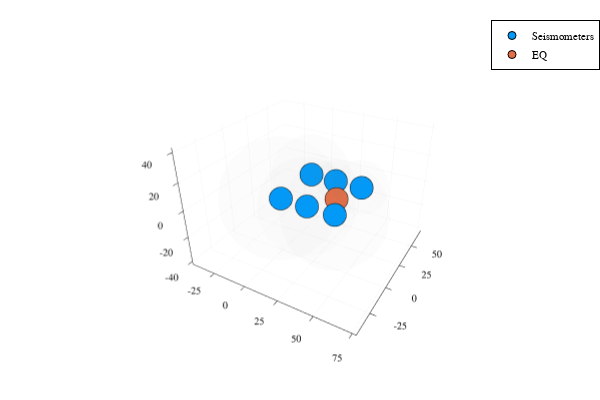
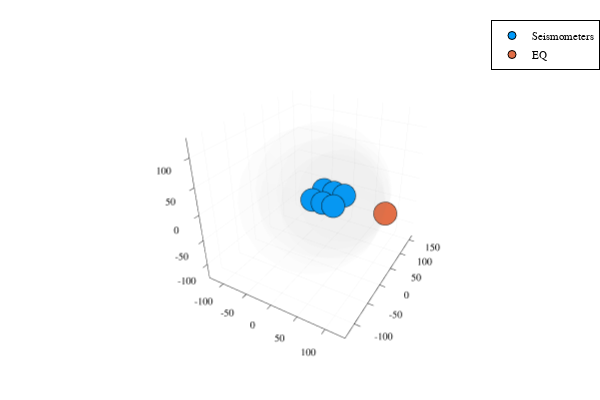

The notebook cell saved with these charts, in order:
### Markdown cell above
As the very helpful location notes explain, the trick is peturbing the model. Arrival time $d_i$ is
$$d_i = \frac{1}{\alpha} \left[ (x-x_i)^2 + (y-y_i)^2 + (z-z_i)^2 \right]^{1/2} + t$$
where $(x,y,z)$ is the position of the station, $x_i,y_i,z_i)$ is the position of the hypocentre and $t$ is a constant adjustment to the time.

We can linearise this by first peturbing it from a starting point, $d_i^o$
$$d_i = d_i^o + \sum_j \frac{\partial d_i}{\partial m_j}$$
$$\Delta d_i = d_i - d_i^o = \sum_j \frac{\partial d_i}{\partial m_j}$$
$$\Delta \vec{d} = G \Delta\vec{m} \quad \text{where } G_{ij} = \frac{\partial d_i}{\partial m_j}$$

The derivatives for the spatial parameters are of the form
$$G_{i1} = \frac{\partial d_i}{\partial m_j} = \frac{\partial d_i}{\partial x} = \frac{x-x_i}{\alpha} \left[ (x-x_i)^2 + (y-y_i)^2 + (z-z_i)^2 \right]^{-1/2}$$
and for the temporal parameter
$$G_{i4} = \frac{\partial d_i}{\partial m_4} = \frac{\partial d_i}{\partial t} = 1$$

With this we can begin our code. This time I'm going to work closely from the example code, which should prove a mildly interesting experiment in seeing how well MATLAB translates to Julia.

### Code cell
"""
Results of earthquake location function.

Attributes
    m::Vector{Float64} - Parameters found by fitting
        m[1] - x coordinate of earthquake hypocenter
        m[2] - y coordinate of earthquake hypocenter
        m[3] - z coordinate of earthquake hypocenter (should be positive)
        m[4] - original time of the earthquake
    i::Int - Number of iterations to achieve convergence
    outputMatrix::Matrix - Stores results of all iterations in form [iteration, parameters, perturbation]
"""
struct EQAnalysis
    m::Vector{Float64}
    i::Int
    outputMatrix::Matrix
end


"""
Locate an earthquake given P-wave arrival times in a uniform velocity environment.

Based on incomplete MATLAB sample code by John Townend. Translated to Julia and completed by Ryan Cox.

Parameters
    x::Vector - Seisometer locations, x coordinates
    y::Vector - Seisometer locations, y coordinates
    z::Vector - Seisometer locations, z coordinates
    tP::Vector - P-wave arrival times
    speed::Real - Speed of P-waves in medium. Defaults to six length units per time unit.

Returns EQAnalysis object
"""
function locateEQ(x::Vector, y::Vector, z::Vector, tP::Vector, speed::Real=6)::EQAnalysis
    # Prep some variables
    N = length(x) # Number of seisometers
    normdm = Inf # (squared) length of model perturbation \
    i=0 # iteration counter

    # Specify starting position
    m = [mean(x), mean(y), mean(z)+10, 0] # positive z is down and earthquakes tend to occur deeper than seisometers

    # Matrix to hold results
    #outputMatrix = [i m normdm] # iteration, parameters, perturbation
    outputMatrix = [1 1 1] # TEMP fix of borkedness

    # Prepare screen output
    println("Iteration | (x,y,z,t) | normdm sqd | error")
    println("$i | ($(m[1]), $(m[2]), $(m[3]), $(m[4])) | $normdm | ?")

    # Iteratively peturb model
    while normdm >= 1e-5 # stopping criterion
        G = generateKernel(m, x, y, z, speed) # generate data kernel such that dd=G*dm
        R = hypodistance(m, x, y, z) # distance to current hypocenter
        d = (R / speed) .- m[4] # predicted arrival time (travel time + origin time)
        # the original code has the origin time added on but subtracting it proved necessary to make it converge
        # but m[4] seems to be negative anyway so maybe that explains the sign problems
        Δd = d - tP # residual arrival time
        Gg = inv(transpose(G)*G) * transpose(G) # generalised inverse of kernal
        dm = Gg * Δd # model perturbation
        normdm = transpose(dm) * dm # (squared) length of perturbation
        m += dm # update model
        i += 1 # increment iteration counter
        err = (hypodistance(m, x, y, z)./speed .- m[4]) - tP # display error so we can see if we're getting closer
        err = transpose(err)*err
        println("$i | ($(m[1]), $(m[2]), $(m[3]), $(m[4])) | $normdm | $err")
        # outputMatrix = [outputMatrix;i m normdm] # ~~inefficent in Julia, should be improved~~ BROKEN
    end

    # Plot it all
    plt = scatter(x, y, -z, label="Seismometers") # Inverting z for more intutive render
    scatter!([m[1]], [m[2]], -[m[3]], label="EQ") # scatter wants points as arrays so we wrap parameters in square brackets
    # For each seisometer we can use (detection time - origin time) * speed to get the distance it had to travel
    # We can then plot this as a sphere around our seisometers.
    spheres!.((tP .+ m[4])*6, x, y, z) # Note the addition instead of subtraction - a consequence of the way we had to subtract dm to get convergence.
    display(plt)

    return EQAnalysis(m, i, outputMatrix)
end


"""
Calculate hypocentral distance

Parameters
    m::Vector - Model parameters (x0,y0,zo,t0)
    x::Vector - Seisometer locations, x coordinates
    y::Vector - Seisometer locations, y coordinates
    z::Vector - Seisometer locations, z coordinates

Returns distance between hypocentre and each station as Vector
"""
function hypodistance(m::Vector, x::Vector, y::Vector, z::Vector)::Vector
    dx = x .- m[1]
    dy = y .- m[2]
    dz = z .- m[3]
    R = sqrt.(dx.^2 + dy.^2 + dz.^2)
end


"""
Generates kernel G from the travel time gradient.

Parameters
    m::Vector - Model parameters (x0,y0,zo,t0)
    x::Vector - Seisometer locations, x coordinates
    y::Vector - Seisometer locations, y coordinates
    z::Vector - Seisometer locations, z coordinates
    speed::Real - Speed of P-waves in medium

Returns kernel as Matrix
"""
function generateKernel(m::Vector, x::Vector, y::Vector, z::Vector, speed::Real=6)::Matrix{Float64}
    N = length(x)
    R = hypodistance(m, x, y, z)

    G = Matrix{Float64}(undef, (N, 4))
    G[:,1] .= (x .- m[1]) ./ (speed * R)
    G[:,2] .= (y .- m[2]) ./ (speed * R)
    G[:,3] .= (z .- m[3]) ./ (speed * R)
    G[:,4] .= 1

    return G
end


"""
Fancy plotting preset.
Takes radius and origin coordinates and plots the associated sphere.
This automagically creates the sphere and sphere! functions, which take the parameters
    r::Real - Radius of sphere
    x0::Real - x coordinate of sphere origin
    y0::Real - y coordinate of sphere origin
    z0::Real - z coordinate of sphere origin
"""
@userplot Spheres
@recipe function f(h::Spheres)
    r, x0, y0, z0 = h.args # I should really include input checking but for this little project I can get away without it.

    N = 22
    θ = LinRange(0, 2π, N)
    ϕ = LinRange(0, π, N)
    x = r*cos.(ϕ) * transpose(sin.(θ)) .+ x0
    y = r*sin.(ϕ) * transpose(sin.(θ)) .+ y0
    z = repeat(r*transpose(cos.(θ)) .+ z0, outer=[N, 1])

    seriestype := :surface
    colorbar := false
    seriesalpha := 0.1
    seriescolor := :grey

    x, y, z
end

# Seismometer locations in kilometres
x = [40,20,0,40,20,0]
y = [40,40,40,0,0,0]
z = [0,0,0,0,0,0]
# The sample code doesn't include z but there is no reason we can't have seisometers distrubuted in that axis.

# O-wave arrival times in seconds
tP1=[4.16,3.36,5.83,6.68,6.27,7.75] # case 1
tP2=[12.46,15.77,19.09,13.65,16.74,19.90] # case 2
e=[0.1,-0.2,-0.3,0.2,0,0] # errors

eq1 = locateEQ(x, y, z, tP1)
eq2 = locateEQ(x, y, z, tP2)

### Figure 1 — Plotly figure (JSON) as saved in the notebook; plotly's stock layout.template omitted (floating-point values rounded to 4 significant figures; data arrays with more than 128 entries replaced by an {"elided": "..."} marker saying what was removed)
{"data": [{"xaxis": "x", "colorbar": {"title": ""}, "yaxis": "y", "zaxis": "z", "x": [40, 20, 0, 40, 20, 0], "showlegend": true, "mode": "markers", "name": "Seismometers", "zmin": -40.08, "legendgroup": "Seismometers", "z": [0, 0, 0, 0, 0, 0], "marker": {"symbol": "circle", "color": "rgba(0, 154, 250, 1.000)", "line": {"color": "rgba(0, 0, 0, 1.000)", "width": 1}, "size": 8}, "zmax": 40.53, "y": [40, 40, 40, 0, 0, 0], "type": "scatter3d", "scene": "scene"}, {"xaxis": "x", "colorbar": {"title": ""}, "yaxis": "y", "zaxis": "z", "x": [26.01], "showlegend": true, "mode": "markers", "name": "EQ", "zmin": -40.08, "legendgroup": "EQ", "z": [-8.096], "marker": {"symbol": "circle", "color": "rgba(227, 111, 71, 1.000)", "line": {"color": "rgba(0, 0, 0, 1.000)", "width": 1}, "size": 8}, "zmax": 40.53, "y": [30.02], "type": "scatter3d", "scene": "scene"}, {"xaxis": "x", "colorbar": {"title": ""}, "colorscale": [[0, "rgba(128, 128, 128, 0.100)"], [1, "rgba(128, 128, 128, 0.100)"]], "yaxis": "y", "zaxis": "z", "showscale": false, "x": {"elided": "22x22 float values"}, "showlegend": false, "name": "y3", "opacity": 0.1, "zmin": -40.08, "z": {"elided": "22x22 float values"}, "zmax": 40.53, "y": {"elided": "22x22 float values"}, "type": "surface", "scene": "scene", "hoverinfo": "none"}, {"xaxis": "x", "colorbar": {"title": ""}, "colorscale": [[0, "rgba(128, 128, 128, 0.100)"], [1, "rgba(128, 128, 128, 0.100)"]], "yaxis": "y", "zaxis": "z", "showscale": false, "x": {"elided": "22x22 float values"}, "showlegend": false, "name": "y4", "opacity": 0.1, "zmin": -40.08, "z": {"elided": "22x22 float values"}, "zmax": 40.53, "y": {"elided": "22x22 float values"}, "type": "surface", "scene": "scene", "hoverinfo": "none"}, {"xaxis": "x", "colorbar": {"title": ""}, "colorscale": [[0, "rgba(128, 128, 128, 0.100)"], [1, "rgba(128, 128, 128, 0.100)"]], "yaxis": "y", "zaxis": "z", "showscale": false, "x": {"elided": "22x22 float values"}, "showlegend": false, "name": "y5", "opacity": 0.1, "zmin": -40.08, "z": {"elided": "22x22 float values"}, "zmax": 40.53, "y": {"elided": "22x22 float values"}, "type": "surface", "scene": "scene", "hoverinfo": "none"}, {"xaxis": "x", "colorbar": {"title": ""}, "colorscale": [[0, "rgba(128, 128, 128, 0.100)"], [1, "rgba(128, 128, 128, 0.100)"]], "yaxis": "y", "zaxis": "z", "showscale": false, "x": {"elided": "22x22 float values"}, "showlegend": false, "name": "y6", "opacity": 0.1, "zmin": -40.08, "z": {"elided": "22x22 float values"}, "zmax": 40.53, "y": {"elided": "22x22 float values"}, "type": "surface", "scene": "scene", "hoverinfo": "none"}, {"xaxis": "x", "colorbar": {"title": ""}, "colorscale": [[0, "rgba(128, 128, 128, 0.100)"], [1, "rgba(128, 128, 128, 0.100)"]], "yaxis": "y", "zaxis": "z", "showscale": false, "x": {"elided": "22x22 float values"}, "showlegend": false, "name": "y7", "opacity": 0.1, "zmin": -40.08, "z": {"elided": "22x22 float values"}, "zmax": 40.53, "y": {"elided": "22x22 float values"}, "type": "surface", "scene": "scene", "hoverinfo": "none"}, {"xaxis": "x", "colorbar": {"title": ""}, "colorscale": [[0, "rgba(128, 128, 128, 0.100)"], [1, "rgba(128, 128, 128, 0.100)"]], "yaxis": "y", "zaxis": "z", "showscale": false, "x": {"elided": "22x22 float values"}, "showlegend": false, "name": "y8", "opacity": 0.1, "zmin": -40.08, "z": {"elided": "22x22 float values"}, "zmax": 40.53, "y": {"elided": "22x22 float values"}, "type": "surface", "scene": "scene", "hoverinfo": "none"}], "layout": {"showlegend": true, "paper_bgcolor": "rgba(255, 255, 255, 1.000)", "annotations": [], "height": 400, "margin": {"l": 0, "b": 20, "r": 0, "t": 20}, "plot_bgcolor": "rgba(255, 255, 255, 1.000)", "scene": {"camera": {"eye": {"y": -1.95, "z": 1.3, "x": 1.126}}, "xaxis": {"tickangle": 0, "showline": true, "gridcolor": "rgba(0, 0, 0, 0.100)", "showticklabels": true, "gridwidth": 0.5, "titlefont": {"color": "rgba(0, 0, 0, 1.000)", "family": "sans-serif", "size": 15}, "visible": true, "ticks": "inside", "range": [-43.85, 77.45], "tickmode": "array", "tickvals": [-25, 0, 25, 50, 75], "tickcolor": "rgb(0, 0, 0)", "ticktext": ["-25", "0", "25", "50", "75"], "linecolor": "rgba(0, 0, 0, 1.000)", "showgrid": true, "zeroline": false, "type": "-", "tickfont": {"color": "rgba(0, 0, 0, 1.000)", "family": "sans-serif", "size": 11}, "title": "", "zerolinecolor": "rgba(0, 0, 0, 1.000)", "mirror": false}, "domain": {"y": [0.03762, 0.9902], "x": [0.05101, 0.9934]}, "yaxis": {"tickangle": 0, "showline": true, "gridcolor": "rgba(0, 0, 0, 0.100)", "showticklabels": true, "gridwidth": 0.5, "titlefont": {"color": "rgba(0, 0, 0, 1.000)", "family": "sans-serif", "size": 15}, "visible": true, "ticks": "inside", "range": [-43.58, 72.12], "tickmode": "array", "tickvals": [-25, 0, 25, 50], "tickcolor": "rgb(0, 0, 0)", "ticktext": ["-25", "0", "25", "50"], "linecolor": "rgba(0, 0, 0, 1.000)", "showgrid": true, "zeroline": false, "type": "-", "tickfont": {"color": "rgba(0, 0, 0, 1.000)", "family": "sans-serif", "size": 11}, "title": "", "zerolinecolor": "rgba(0, 0, 0, 1.000)", "mirror": false}, "zaxis": {"tickangle": 0, "showline": true, "gridcolor": "rgba(0, 0, 0, 0.100)", "showticklabels": true, "gridwidth": 0.5, "titlefont": {"color": "rgba(0, 0, 0, 1.000)", "family": "sans-serif", "size": 15}, "visible": true, "ticks": "inside", "range": [-42.5, 42.95], "tickmode": "array", "tickvals": [-40, -20, 0, 20, 40], "tickcolor": "rgb(0, 0, 0)", "ticktext": ["-40", "-20", "0", "20", "40"], "linecolor": "rgba(0, 0, 0, 1.000)", "showgrid": true, "zeroline": false, "type": "-", "tickfont": {"color": "rgba(0, 0, 0, 1.000)", "family": "sans-serif", "size": 11}, "title": "", "zerolinecolor": "rgba(0, 0, 0, 1.000)", "mirror": false}}, "legend": {"yanchor": "auto", "xanchor": "auto", "bordercolor": "rgba(0, 0, 0, 1.000)", "bgcolor": "rgba(255, 255, 255, 1.000)", "borderwidth": 1, "tracegroupgap": 0, "y": 1, "font": {"color": "rgba(0, 0, 0, 1.000)", "family": "sans-serif", "size": 11}, "title": {"font": {"color": "rgba(0, 0, 0, 1.000)", "family": "sans-serif", "size": 15}, "text": ""}, "traceorder": "normal", "x": 1}, "width": 600}}

### Figure 2 — Plotly figure (JSON) as saved in the notebook; plotly's stock layout.template omitted (floating-point values rounded to 4 significant figures; data arrays with more than 128 entries replaced by an {"elided": "..."} marker saying what was removed)
{"data": [{"xaxis": "x", "colorbar": {"title": ""}, "yaxis": "y", "zaxis": "z", "x": [40, 20, 0, 40, 20, 0], "showlegend": true, "mode": "markers", "name": "Seismometers", "zmin": -122.6, "legendgroup": "Seismometers", "z": [0, 0, 0, 0, 0, 0], "marker": {"symbol": "circle", "color": "rgba(0, 154, 250, 1.000)", "line": {"color": "rgba(0, 0, 0, 1.000)", "width": 1}, "size": 8}, "zmax": 124.0, "y": [40, 40, 40, 0, 0, 0], "type": "scatter3d", "scene": "scene"}, {"xaxis": "x", "colorbar": {"title": ""}, "yaxis": "y", "zaxis": "z", "x": [118.7], "showlegend": true, "mode": "markers", "name": "EQ", "zmin": -122.6, "legendgroup": "EQ", "z": [-8.845], "marker": {"symbol": "circle", "color": "rgba(227, 111, 71, 1.000)", "line": {"color": "rgba(0, 0, 0, 1.000)", "width": 1}, "size": 8}, "zmax": 124.0, "y": [34.81], "type": "scatter3d", "scene": "scene"}, {"xaxis": "x", "colorbar": {"title": ""}, "colorscale": [[0, "rgba(128, 128, 128, 0.100)"], [1, "rgba(128, 128, 128, 0.100)"]], "yaxis": "y", "zaxis": "z", "showscale": false, "x": {"elided": "22x22 float values"}, "showlegend": false, "name": "y3", "opacity": 0.1, "zmin": -122.6, "z": {"elided": "22x22 float values"}, "zmax": 124.0, "y": {"elided": "22x22 float values"}, "type": "surface", "scene": "scene", "hoverinfo": "none"}, {"xaxis": "x", "colorbar": {"title": ""}, "colorscale": [[0, "rgba(128, 128, 128, 0.100)"], [1, "rgba(128, 128, 128, 0.100)"]], "yaxis": "y", "zaxis": "z", "showscale": false, "x": {"elided": "22x22 float values"}, "showlegend": false, "name": "y4", "opacity": 0.1, "zmin": -122.6, "z": {"elided": "22x22 float values"}, "zmax": 124.0, "y": {"elided": "22x22 float values"}, "type": "surface", "scene": "scene", "hoverinfo": "none"}, {"xaxis": "x", "colorbar": {"title": ""}, "colorscale": [[0, "rgba(128, 128, 128, 0.100)"], [1, "rgba(128, 128, 128, 0.100)"]], "yaxis": "y", "zaxis": "z", "showscale": false, "x": {"elided": "22x22 float values"}, "showlegend": false, "name": "y5", "opacity": 0.1, "zmin": -122.6, "z": {"elided": "22x22 float values"}, "zmax": 124.0, "y": {"elided": "22x22 float values"}, "type": "surface", "scene": "scene", "hoverinfo": "none"}, {"xaxis": "x", "colorbar": {"title": ""}, "colorscale": [[0, "rgba(128, 128, 128, 0.100)"], [1, "rgba(128, 128, 128, 0.100)"]], "yaxis": "y", "zaxis": "z", "showscale": false, "x": {"elided": "22x22 float values"}, "showlegend": false, "name": "y6", "opacity": 0.1, "zmin": -122.6, "z": {"elided": "22x22 float values"}, "zmax": 124.0, "y": {"elided": "22x22 float values"}, "type": "surface", "scene": "scene", "hoverinfo": "none"}, {"xaxis": "x", "colorbar": {"title": ""}, "colorscale": [[0, "rgba(128, 128, 128, 0.100)"], [1, "rgba(128, 128, 128, 0.100)"]], "yaxis": "y", "zaxis": "z", "showscale": false, "x": {"elided": "22x22 float values"}, "showlegend": false, "name": "y7", "opacity": 0.1, "zmin": -122.6, "z": {"elided": "22x22 float values"}, "zmax": 124.0, "y": {"elided": "22x22 float values"}, "type": "surface", "scene": "scene", "hoverinfo": "none"}, {"xaxis": "x", "colorbar": {"title": ""}, "colorscale": [[0, "rgba(128, 128, 128, 0.100)"], [1, "rgba(128, 128, 128, 0.100)"]], "yaxis": "y", "zaxis": "z", "showscale": false, "x": {"elided": "22x22 float values"}, "showlegend": false, "name": "y8", "opacity": 0.1, "zmin": -122.6, "z": {"elided": "22x22 float values"}, "zmax": 124.0, "y": {"elided": "22x22 float values"}, "type": "surface", "scene": "scene", "hoverinfo": "none"}], "layout": {"showlegend": true, "paper_bgcolor": "rgba(255, 255, 255, 1.000)", "annotations": [], "height": 400, "margin": {"l": 0, "b": 20, "r": 0, "t": 20}, "plot_bgcolor": "rgba(255, 255, 255, 1.000)", "scene": {"camera": {"eye": {"y": -1.95, "z": 1.3, "x": 1.126}}, "xaxis": {"tickangle": 0, "showline": true, "gridcolor": "rgba(0, 0, 0, 0.100)", "showticklabels": true, "gridwidth": 0.5, "titlefont": {"color": "rgba(0, 0, 0, 1.000)", "family": "sans-serif", "size": 15}, "visible": true, "ticks": "inside", "range": [-131.1, 133.7], "tickmode": "array", "tickvals": [-100, -50, 0, 50, 100], "tickcolor": "rgb(0, 0, 0)", "ticktext": ["-100", "-50", "0", "50", "100"], "linecolor": "rgba(0, 0, 0, 1.000)", "showgrid": true, "zeroline": false, "type": "-", "tickfont": {"color": "rgba(0, 0, 0, 1.000)", "family": "sans-serif", "size": 11}, "title": "", "zerolinecolor": "rgba(0, 0, 0, 1.000)", "mirror": false}, "domain": {"y": [0.03762, 0.9902], "x": [0.06582, 0.9934]}, "yaxis": {"tickangle": 0, "showline": true, "gridcolor": "rgba(0, 0, 0, 0.100)", "showticklabels": true, "gridwidth": 0.5, "titlefont": {"color": "rgba(0, 0, 0, 1.000)", "family": "sans-serif", "size": 15}, "visible": true, "ticks": "inside", "range": [-131.7, 166.9], "tickmode": "array", "tickvals": [-100, -50, 0, 50, 100, 150], "tickcolor": "rgb(0, 0, 0)", "ticktext": ["-100", "-50", "0", "50", "100", "150"], "linecolor": "rgba(0, 0, 0, 1.000)", "showgrid": true, "zeroline": false, "type": "-", "tickfont": {"color": "rgba(0, 0, 0, 1.000)", "family": "sans-serif", "size": 11}, "title": "", "zerolinecolor": "rgba(0, 0, 0, 1.000)", "mirror": false}, "zaxis": {"tickangle": 0, "showline": true, "gridcolor": "rgba(0, 0, 0, 0.100)", "showticklabels": true, "gridwidth": 0.5, "titlefont": {"color": "rgba(0, 0, 0, 1.000)", "family": "sans-serif", "size": 15}, "visible": true, "ticks": "inside", "range": [-130.0, 131.4], "tickmode": "array", "tickvals": [-100, -50, 0, 50, 100], "tickcolor": "rgb(0, 0, 0)", "ticktext": ["-100", "-50", "0", "50", "100"], "linecolor": "rgba(0, 0, 0, 1.000)", "showgrid": true, "zeroline": false, "type": "-", "tickfont": {"color": "rgba(0, 0, 0, 1.000)", "family": "sans-serif", "size": 11}, "title": "", "zerolinecolor": "rgba(0, 0, 0, 1.000)", "mirror": false}}, "legend": {"yanchor": "auto", "xanchor": "auto", "bordercolor": "rgba(0, 0, 0, 1.000)", "bgcolor": "rgba(255, 255, 255, 1.000)", "borderwidth": 1, "tracegroupgap": 0, "y": 1, "font": {"color": "rgba(0, 0, 0, 1.000)", "family": "sans-serif", "size": 11}, "title": {"font": {"color": "rgba(0, 0, 0, 1.000)", "family": "sans-serif", "size": 15}, "text": ""}, "traceorder": "normal", "x": 1}, "width": 600}}
